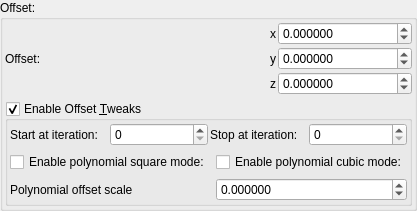
    <widget class="QGroupBox" name="groupBox_2">
     <property name="title">
      <string>Offset:</string>
     </property>
     <layout class="QVBoxLayout" name="verticalLayout_6">
      <property name="leftMargin">
       <number>2</number>
      </property>
      <property name="topMargin">
       <number>2</number>
      </property>
      <property name="rightMargin">
       <number>2</number>
      </property>
      <property name="bottomMargin">
       <number>2</number>
      </property>
      <item>
       <layout class="QGridLayout" name="gridLayout_19" columnstretch="0,0,0,0">
        <property name="spacing">
         <number>2</number>
        </property>
        <item row="2" column="3">
         <widget class="MyDoubleSpinBox" name="spinbox3_transf_addition_constant_x">
          <property name="sizePolicy">
           <sizepolicy hsizetype="Minimum" vsizetype="Maximum">
            <horstretch>0</horstretch>
            <verstretch>0</verstretch>
           </sizepolicy>
          </property>
          <property name="prefix">
           <string/>
          </property>
          <property name="suffix">
           <string/>
          </property>
          <property name="decimals">
           <number>6</number>
          </property>
          <property name="minimum">
           <double>-99.989999999999995</double>
          </property>
          <property name="maximum">
           <double>99.989999999999995</double>
          </property>
          <property name="singleStep">
           <double>0.100000000000000</double>
          </property>
         </widget>
        </item>
        <item row="2" column="2">
         <widget class="QLabel" name="label_139">
          <property name="sizePolicy">
           <sizepolicy hsizetype="Preferred" vsizetype="Preferred">
            <horstretch>0</horstretch>
            <verstretch>0</verstretch>
           </sizepolicy>
          </property>
          <property name="text">
           <string notr="true">x</string>
          </property>
          <property name="alignment">
           <set>Qt::AlignRight|Qt::AlignTrailing|Qt::AlignVCenter</set>
          </property>
         </widget>
        </item>
        <item row="3" column="2">
         <widget class="QLabel" name="label_142">
          <property name="sizePolicy">
           <sizepolicy hsizetype="Preferred" vsizetype="Preferred">
            <horstretch>0</horstretch>
            <verstretch>0</verstretch>
           </sizepolicy>
          </property>
          <property name="text">
           <string notr="true">y</string>
          </property>
          <property name="alignment">
           <set>Qt::AlignRight|Qt::AlignTrailing|Qt::AlignVCenter</set>
          </property>
         </widget>
        </item>
        <item row="3" column="3">
         <widget class="MyDoubleSpinBox" name="spinbox3_transf_addition_constant_y">
          <property name="sizePolicy">
           <sizepolicy hsizetype="Minimum" vsizetype="Maximum">
            <horstretch>0</horstretch>
            <verstretch>0</verstretch>
           </sizepolicy>
          </property>
          <property name="prefix">
           <string/>
          </property>
          <property name="suffix">
           <string/>
          </property>
          <property name="decimals">
           <number>6</number>
          </property>
          <property name="minimum">
           <double>-99.989999999999995</double>
          </property>
          <property name="maximum">
           <double>99.989999999999995</double>
          </property>
          <property name="singleStep">
           <double>0.100000000000000</double>
          </property>
         </widget>
        </item>
        <item row="3" column="1">
         <widget class="QLabel" name="label_256">
          <property name="text">
           <string>Offset:</string>
          </property>
         </widget>
        </item>
        <item row="4" column="2">
         <widget class="QLabel" name="label_141">
          <property name="sizePolicy">
           <sizepolicy hsizetype="Preferred" vsizetype="Preferred">
            <horstretch>0</horstretch>
            <verstretch>0</verstretch>
           </sizepolicy>
          </property>
          <property name="text">
           <string notr="true">z</string>
          </property>
          <property name="alignment">
           <set>Qt::AlignRight|Qt::AlignTrailing|Qt::AlignVCenter</set>
          </property>
         </widget>
        </item>
        <item row="4" column="3">
         <widget class="MyDoubleSpinBox" name="spinbox3_transf_addition_constant_z">
          <property name="sizePolicy">
           <sizepolicy hsizetype="Minimum" vsizetype="Maximum">
            <horstretch>0</horstretch>
            <verstretch>0</verstretch>
           </sizepolicy>
          </property>
          <property name="prefix">
           <string/>
          </property>
          <property name="suffix">
           <string/>
          </property>
          <property name="decimals">
           <number>6</number>
          </property>
          <property name="minimum">
           <double>-99.989999999999995</double>
          </property>
          <property name="maximum">
           <double>99.989999999999995</double>
          </property>
          <property name="singleStep">
           <double>0.100000000000000</double>
          </property>
         </widget>
        </item>
       </layout>
      </item>
      <item>
       <widget class="MyGroupBox" name="groupCheck_transf_function_enabledBz_false">
        <property name="font">
         <font>
          <weight>50</weight>
          <bold>false</bold>
         </font>
        </property>
        <property name="title">
         <string>Enable Offset &amp;Tweaks</string>
        </property>
        <property name="checkable">
         <bool>true</bool>
        </property>
        <layout class="QVBoxLayout" name="verticalLayout_7">
         <property name="leftMargin">
          <number>2</number>
         </property>
         <property name="topMargin">
          <number>2</number>
         </property>
         <property name="rightMargin">
          <number>2</number>
         </property>
         <property name="bottomMargin">
          <number>2</number>
         </property>
         <item>
          <layout class="QGridLayout" name="gridLayout_74">
           <property name="spacing">
            <number>2</number>
           </property>
           <item row="0" column="0">
            <widget class="QLabel" name="label_273">
             <property name="text">
              <string>Start at iteration:</string>
             </property>
            </widget>
           </item>
           <item row="0" column="2">
            <widget class="QLabel" name="label_274">
             <property name="text">
              <string>Stop at iteration:</string>
             </property>
            </widget>
           </item>
           <item row="0" column="3">
            <widget class="MySpinBox" name="spinboxInt_transf_stop_iterations_X">
             <property name="sizePolicy">
              <sizepolicy hsizetype="Minimum" vsizetype="Maximum">
               <horstretch>0</horstretch>
               <verstretch>0</verstretch>
              </sizepolicy>
             </property>
             <property name="maximum">
              <number>999</number>
             </property>
            </widget>
           </item>
           <item row="0" column="1">
            <widget class="MySpinBox" name="spinboxInt_transf_start_iterations_X">
             <property name="sizePolicy">
              <sizepolicy hsizetype="Minimum" vsizetype="Maximum">
               <horstretch>0</horstretch>
               <verstretch>0</verstretch>
              </sizepolicy>
             </property>
             <property name="maximum">
              <number>999</number>
             </property>
            </widget>
           </item>
          </layout>
         </item>
         <item>
          <layout class="QGridLayout" name="gridLayout_18">
           <item row="2" column="1">
            <widget class="MyDoubleSpinBox" name="spinbox_transf_scale_1">
             <property name="sizePolicy">
              <sizepolicy hsizetype="Minimum" vsizetype="Maximum">
               <horstretch>0</horstretch>
               <verstretch>0</verstretch>
              </sizepolicy>
             </property>
             <property name="prefix">
              <string/>
             </property>
             <property name="decimals">
              <number>6</number>
             </property>
             <property name="minimum">
              <double>-99.989999999999995</double>
             </property>
             <property name="singleStep">
              <double>0.100000000000000</double>
             </property>
            </widget>
           </item>
           <item row="2" column="0">
            <widget class="QLabel" name="label_144">
             <property name="text">
              <string>Polynomial offset scale</string>
             </property>
            </widget>
           </item>
           <item row="1" column="0">
            <widget class="QCheckBox" name="checkBox_transf_function_enabledBy_false">
             <property name="text">
              <string>Enable polynomial square mode:</string>
             </property>
            </widget>
           </item>
           <item row="1" column="1">
            <widget class="QCheckBox" name="checkBox_transf_function_enabledBx_false">
             <property name="text">
              <string>Enable polynomial cubic mode:</string>
             </property>
            </widget>
           </item>
          </layout>
         </item>
        </layout>
       </widget>
      </item>
     </layout>
    </widget>
